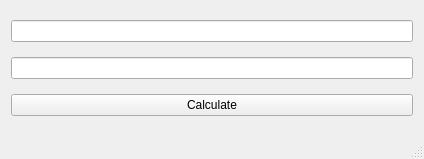
<?xml version="1.0" encoding="UTF-8"?>
<ui version="4.0">
 <class>MainWindow</class>
 <widget class="QMainWindow" name="MainWindow">
  <property name="geometry">
   <rect>
    <x>0</x>
    <y>0</y>
    <width>424</width>
    <height>159</height>
   </rect>
  </property>
  <property name="windowTitle">
   <string>MainWindow</string>
  </property>
  <widget class="QWidget" name="centralWidget">
   <layout class="QGridLayout" name="gridLayout">
    <item row="0" column="0">
     <widget class="QLineEdit" name="txtExpression"/>
    </item>
    <item row="1" column="0">
     <widget class="QLineEdit" name="txtResult">
      <property name="readOnly">
       <bool>true</bool>
      </property>
     </widget>
    </item>
    <item row="2" column="0">
     <widget class="QPushButton" name="btnCalculate">
      <property name="text">
       <string>Calculate</string>
      </property>
     </widget>
    </item>
   </layout>
  </widget>
  <widget class="QMenuBar" name="menuBar">
   <property name="geometry">
    <rect>
     <x>0</x>
     <y>0</y>
     <width>424</width>
     <height>22</height>
    </rect>
   </property>
  </widget>
  <widget class="QStatusBar" name="statusBar"/>
 </widget>
 <layoutdefault spacing="6" margin="11"/>
 <resources/>
 <connections/>
</ui>
